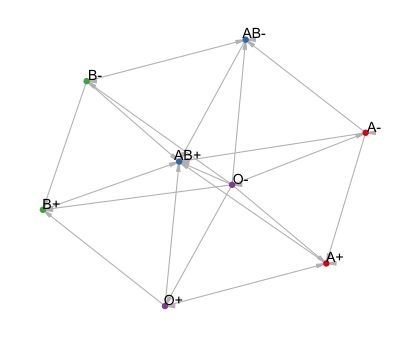

This figure's R source:
#Testing of the geom!

all <- paste(sort(rep(c('A', "B", 'O', "AB"),2)), rep(c("+","-"),4), sep = '')
A <- all[1:2]
B <- all[5:6]
AB <- all[3:4]
O <- all[7:8]

On <- cbind(from = rep('O-',8), to = all, letter = 'O')
Op <- cbind(from = rep('O+',4), to = c(AB[1], A[1], B[1],O[1]), letter = 'O')
Bn <- cbind(from = rep('B-',4), to = c(AB, B), letter = 'B')
Bp <- cbind(from = rep('B+',2), to = c(AB[1], B[1]), letter = 'B')
An <- cbind(from = rep('A-',4), to = c(AB, A), letter = 'A')
Ap <- cbind(from = rep('A+',2), to = c(AB[1], A[1]), letter = 'A')
ABn <- cbind(from = rep('AB-',2), to = AB, letter = 'AB')
ABp <- cbind(from = 'AB+', to = 'AB+', letter = 'AB')

blood <- data.frame(rbind(ABn, ABp, An, Ap, Bn, Bp, On, Op))
type <- c('AB','A','B','O')

blood.edges <- blood[-which(blood$from == blood$to),]
blood.vertices <- data.frame(node_id=unique(c(as.character(blood$from), as.character(blood$to))))

#node_id is a required aesthetic. #i have yet to match it with the nodes data in the geom code.
ggplot(data = blood.edges, aes(from_id= from, to_id = to)) + geom_net(vertices = blood.vertices) + expand_limits(x = -5, y = -1)


# #try again: 1/19
# 
# #get network coords first, outside of geom
# net <- as.network(blood.edges, matrix.type = "edgelist") #from network package
# m <- as.matrix.network.adjacency(net)
# #change the stuff below later to include multiple layouts (in if else statements?)
# vert.coord <- data.frame(sna::gplot.layout.kamadakawai(m, NULL)) # from sna package
# vert.labels <- as.factor(unique(c(as.character(blood.edges$from),as.character(blood.edges$to))))
# vert.coord$name <- sort(vert.labels) #needed here?
# names(vert.coord) <- c('x','y','node_id')
# edgelist <- as.matrix.network.edgelist(net)
# edge.coord <- data.frame(vert.coord[edgelist[,1],], vert.coord[edgelist[,2],])
# names(edge.coord) <- c('x','y','from_id','xend','yend','to_id')
# 
# edge.coord
# vert.coord
# 
# ggplot(vert.coord,aes(x=x,y=y)) + geom_net(edges = edge.coord) + expand_limits(x = -5, y = -5)
# 
